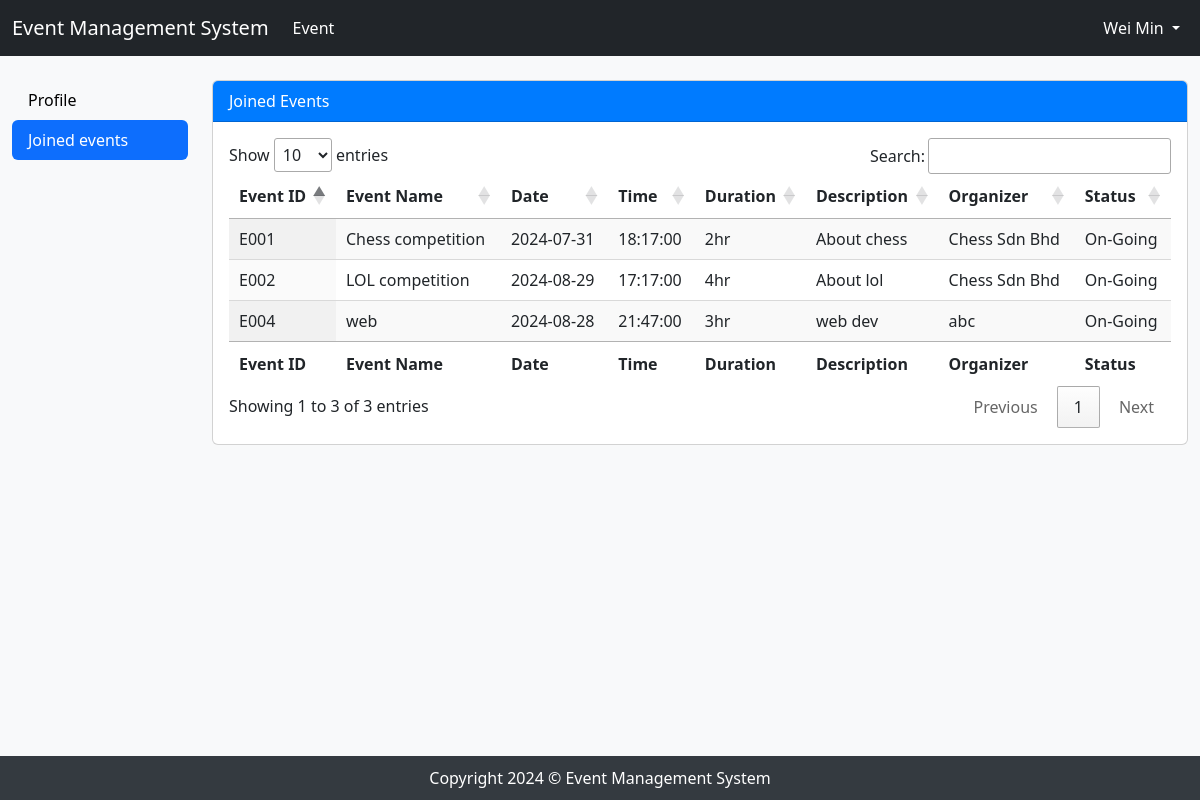
The page /joined_event.php (signed in) on the database its author committed.
### tables this page shows
CREATE TABLE `user` (
  `UserID` varchar(50) NOT NULL,
  `Name` varchar(255) NOT NULL,
  `Email` varchar(255) NOT NULL,
  `Password` varchar(255) NOT NULL,
  `DOB` date DEFAULT NULL,
  `Gender` varchar(255) DEFAULT NULL,
  `Role` varchar(255) NOT NULL
);

CREATE TABLE `event` (
  `EventID` varchar(50) NOT NULL,
  `EventName` varchar(255) NOT NULL,
  `Date` date NOT NULL,
  `Time` time NOT NULL,
  `Duration` int(255) NOT NULL,
  `Description` varchar(255) NOT NULL,
  `Organizer` varchar(255) NOT NULL,
  `Status` varchar(255) NOT NULL
);

### joined_event.php (the view, shortened to what this page needs)
<?php
include 'config.php';
$login = $_SESSION['login'];
$joinedEventsSql = "
    SELECT event.EventID, event.EventName, event.Date, event.Time, event.Duration, event.Description, event.Organizer, event.Status
    FROM event
    JOIN participant ON event.EventID = participant.EventID
    WHERE participant.UserID = (SELECT UserID FROM user WHERE Email='$login')
";
$joinedEventsResult = mysqli_query($con, $joinedEventsSql);
?>
<!DOCTYPE html>
<html lang="en">
<head>
    <link rel="stylesheet" href="profile.css">
    <link rel="stylesheet" href="https://cdn.datatables.net/1.11.3/css/jquery.dataTables.min.css">
</head>
<body>
    <?php
if (isset($login)) {
    require_once('nav_login.php');
} else {
    require_once('nav.php');
}
?>
    <div class="container-fluid">
        <div class="row">
            <div class="col-lg-2">
                <div class="nav flex-column nav-pills" id="v-pills-tab" role="tablist" aria-orientation="vertical">
                    <a class="nav-link" id="v-pills-profile-tab" href="profile.php" role="tab"
                        aria-controls="v-pills-profile" aria-selected="false">Profile</a>
                    <a class="nav-link active" id="v-pills-joined-tab" href="joined_event.php" role="tab"
                        aria-controls="v-pills-joined" aria-selected="true">Joined events</a>
                </div>
            </div>
            <div class="col-lg-10">
                <div class="tab-content" id="v-pills-tabContent">
                    <div class="tab-pane fade show active" id="v-pills-joined" role="tabpanel"
                        aria-labelledby="v-pills-joined-tab">
                        <div class="card my-4">
                            <div class="card-header">Joined Events</div>
                            <div class="card-body">
                                <div class="table-responsive">
                                    <table id="joinedEventsTable" class="display" style="width:100%">
                                        <thead>
                                            <tr>
                                                <th>Event ID</th>
                                                <th>Event Name</th>
                                                <th>Date</th>
                                                <th>Time</th>
                                                <th>Duration</th>
                                                <th>Description</th>
                                                <th>Organizer</th>
                                                <th>Status</th>
                                            </tr>
                                        </thead>
                                        <tbody>
                                            <?php
                                            while ($row = mysqli_fetch_assoc($joinedEventsResult)) {
                                                echo '<tr>' .
                                                    '<td>' . $row['EventID'] . '</td>' .
                                                    '<td>' . $row['EventName'] . '</td>' .
                                                    '<td>' . $row['Date'] . '</td>' .
                                                    '<td>' . $row['Time'] . '</td>' .
                                                    '<td>' . $row['Duration'] . 'hr</td>' .
                                                    '<td>' . $row['Description'] . '</td>' .
                                                    '<td>' . $row['Organizer'] . '</td>' .
                                                    '<td>' . $row['Status'] . '</td>' .
                                                    '</tr>';
                                            }
                                            ?>
                                        </tbody>
                                        <tfoot>
                                            <tr>
                                                <th>Event ID</th>
                                                <th>Event Name</th>
                                                <th>Date</th>
                                                <th>Time</th>
                                                <th>Duration</th>
                                                <th>Description</th>
                                                <th>Organizer</th>
                                                <th>Status</th>
                                            </tr>
                                        </tfoot>
                                    </table>
                                </div>
                            </div>
                        </div>
                    </div>
                </div>
            </div>
        </div>
    </div>
    <footer>
        Copyright 2024 © Event Management System
    </footer>
</body>
</html>

### nav_login.php (shortened to what this page needs)
<?php
    include 'config.php';
    $email=$_SESSION['login'];
    $sql1="SELECT * FROM user WHERE Email='$email'";
    $result1=mysqli_query($con, $sql1);
    $row1=mysqli_fetch_assoc($result1);
?>
<body>
    <nav class="navbar navbar-expand-lg navbar-dark bg-dark">
        <div class="container-fluid">
            <a class="navbar-brand" href="#">Event Management System</a>
            <div class="collapse navbar-collapse" id="navbarScroll">
                <ul class="navbar-nav me-auto my-2 my-lg-0 navbar-nav-scroll" style="--bs-scroll-height: 100px;">
                    <li class="nav-item">
                        <a class="nav-link active" aria-current="page" href="index.php">Event</a>
                    </li>
                </ul>
                <ul class="navbar-nav">
                    <li class="nav-item dropdown">
                        <a class="nav-link active dropdown-toggle" href="#" id="navbarDropdownMenuLink" role="button"
                            data-bs-toggle="dropdown" aria-expanded="false" style = "color:white">
                            <?php echo $row1['Name'] ?>
                        </a>
                    </li>
                </ul>
            </div>
        </div>
    </nav>
</body>

### profile.css (style rules this page uses)
.nav-link { color: black !important; }
.nav-link.active { color: white !important; }
.card-header { background-color: #007bff; color: white; }

### rows shown on the page
user: Name "Wei Min"
event: EventID "E001", EventName "Chess competition", Date "2024-07-31", Time "18:17:00", Duration "2", Description "About chess", Organizer "Chess Sdn Bhd", Status "On-Going"
event: EventID "E002", EventName "LOL competition", Date "2024-08-29", Time "17:17:00", Duration "4", Description "About lol", Organizer "Chess Sdn Bhd", Status "On-Going"
event: EventID "E004", EventName "web", Date "2024-08-28", Time "21:47:00", Duration "3", Description "web dev", Organizer "abc", Status "On-Going"
